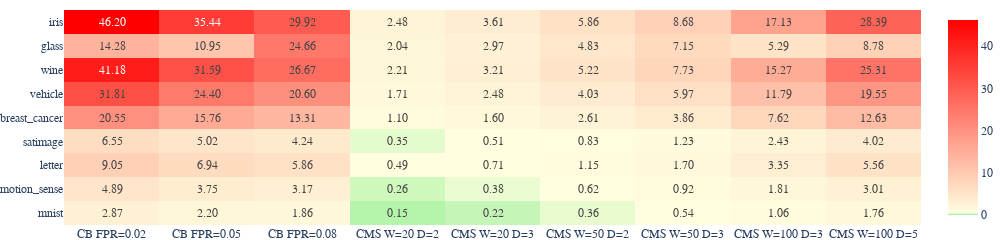

Notebook code for this chart:
### Code cell
d = get_best(df, metric="model size")
d = do_rename_and_reorder(d, remove_dict=True)
# d["max"] = d.max(axis=1)
# d["average"] = d.mean(axis=1)
# d["min"] = d.min(axis=1)

d = d.T

fig = px.imshow(
    d,
    text_auto=".2f",
    aspect="auto",
    # color_continuous_scale='RdBu_r',
    color_continuous_scale=[(0.0, "lightgreen"), (0.01, "lightyellow"), (1.0, "red")],
    color_continuous_midpoint=1.0,
    # zmax=2,
    zmin=0,
)

# fig.update_xaxes(side="top")
fig.update_layout(
    # xaxis_title="Filter",
    # yaxis_title="Dataset",
    width=1000,
    height=200,
    font_family="Times New Roman", 
    font_size=12, 
    margin=dict(l=0, r=0, t=10, b=0),
    xaxis=dict(tickangle=0, tickfont = dict(size=12)),
    yaxis=dict(tickangle=0, tickfont = dict(size=12))
)

write_figure("size_improvement.pdf", fig)

fig.show()

### Figure 1 — Plotly figure (JSON) as saved in the notebook; plotly's stock layout.template omitted (floating-point values rounded to 4 significant figures)
{"data": [{"coloraxis": "coloraxis", "hovertemplate": "x: %{x}<br>y: %{y}<br>color: %{z}<extra></extra>", "name": "0", "texttemplate": "%{z:.2f}", "type": "heatmap", "x": ["CB FPR=0.02", "CB FPR=0.05", "CB FPR=0.08", "CMS W=20 D=2", "CMS W=20 D=3", "CMS W=50 D=2", "CMS W=50 D=3", "CMS W=100 D=3", "CMS W=100 D=5"], "xaxis": "x", "y": ["iris", "glass", "wine", "vehicle", "breast_cancer", "satimage", "letter", "motion_sense", "mnist"], "yaxis": "y", "z": [[46.2, 35.44, 29.92, 2.479, 3.606, 5.859, 8.676, 17.13, 28.39], [14.28, 10.95, 24.66, 2.043, 2.972, 4.829, 7.151, 5.293, 8.776], [41.18, 31.59, 26.67, 2.21, 3.214, 5.223, 7.735, 15.27, 25.31], [31.81, 24.4, 20.6, 1.707, 2.483, 4.034, 5.974, 11.79, 19.55], [20.55, 15.76, 13.31, 1.103, 1.604, 2.607, 3.86, 7.619, 12.63], [6.547, 5.022, 4.24, 0.3513, 0.511, 0.8304, 1.23, 2.427, 4.024], [9.047, 6.94, 5.859, 0.4855, 0.7061, 1.147, 1.699, 3.354, 5.561], [4.891, 3.751, 3.167, 0.2624, 0.3817, 0.6203, 0.9185, 1.813, 3.006], [2.865, 2.198, 1.855, 0.1537, 0.2236, 0.3634, 0.5381, 1.062, 1.761]]}], "layout": {"coloraxis": {"cmax": 46.2, "cmid": 1, "cmin": 0, "colorscale": [[0, "lightgreen"], [0.01, "lightyellow"], [1, "red"]]}, "font": {"family": "Times New Roman", "size": 12}, "height": 200, "margin": {"b": 0, "l": 0, "r": 0, "t": 10}, "width": 1000, "xaxis": {"anchor": "y", "autorange": true, "domain": [0, 1], "range": [-0.5, 8.5], "tickangle": 0, "tickfont": {"size": 12}, "type": "category"}, "yaxis": {"anchor": "x", "autorange": true, "domain": [0, 1], "range": [8.5, -0.5], "tickangle": 0, "tickfont": {"size": 12}, "type": "category"}}}
